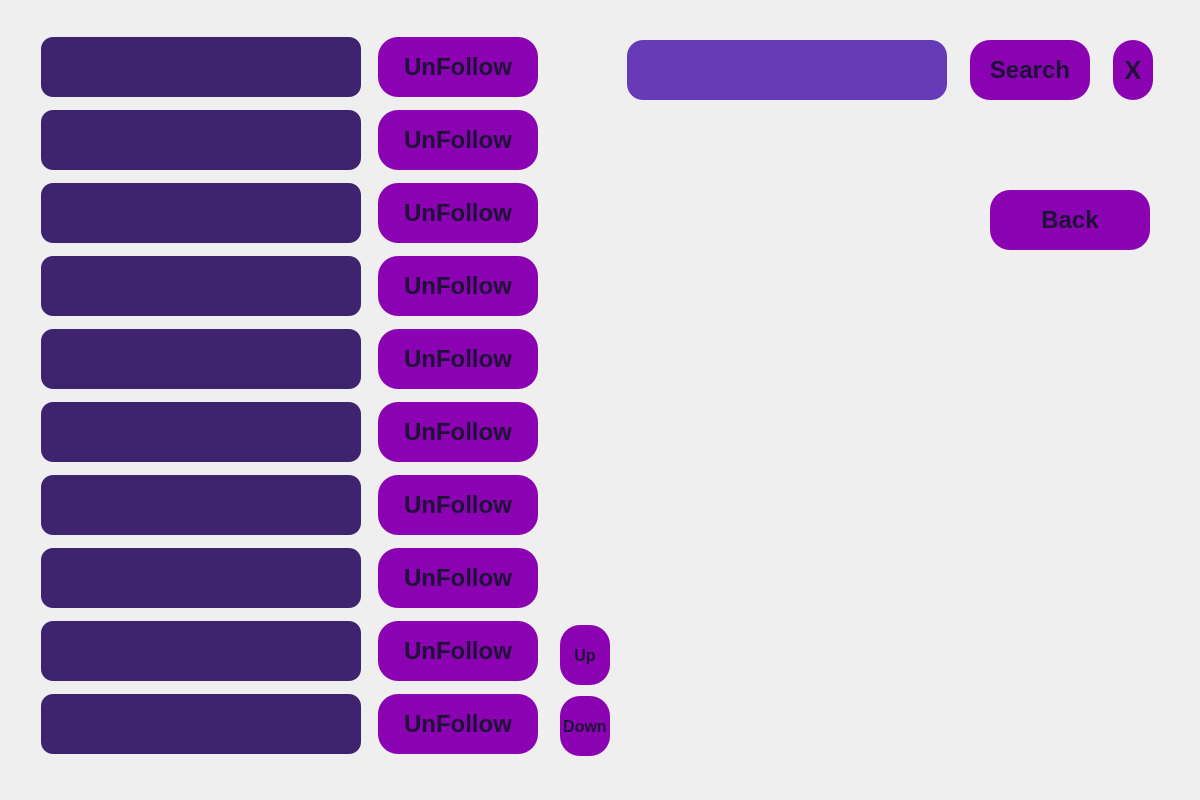
<?xml version="1.0" encoding="UTF-8"?>
<ui version="4.0">
 <class>show_followings</class>
 <widget class="QWidget" name="show_followings">
  <property name="geometry">
   <rect>
    <x>0</x>
    <y>0</y>
    <width>1200</width>
    <height>800</height>
   </rect>
  </property>
  <property name="minimumSize">
   <size>
    <width>1200</width>
    <height>800</height>
   </size>
  </property>
  <property name="maximumSize">
   <size>
    <width>16777215</width>
    <height>16777215</height>
   </size>
  </property>
  <property name="windowTitle">
   <string>Followings</string>
  </property>
  <property name="styleSheet">
   <string notr="true">show_followings
{
	background-color:#0a0612;
}
QPushButton
{
	background-color:#8a02b2;
	color:#1f1137;
	border-radius:20px;
}
QPushButton:hover
{
	background-color:#341d5c;
	color: #ffffff;
}
QLabel
{
	color:#ad03de;
}
QLineEdit
{
	background-color:#673ab7;
	color:#ffffff;
	border-radius:16px;
}
QLineEdit:hover
{
	background-color:#5d34a5;
}
QPlainTextEdit
{
	color:#ffffff;
	background-color:#3e236e;
	border-radius:12px;
}</string>
  </property>
  <widget class="QWidget" name="gridLayoutWidget">
   <property name="geometry">
    <rect>
     <x>30</x>
     <y>30</y>
     <width>521</width>
     <height>741</height>
    </rect>
   </property>
   <layout class="QGridLayout" name="gridLayout">
    <item row="2" column="0">
     <widget class="QPlainTextEdit" name="pte_follower3">
      <property name="minimumSize">
       <size>
        <width>320</width>
        <height>60</height>
       </size>
      </property>
      <property name="maximumSize">
       <size>
        <width>320</width>
        <height>60</height>
       </size>
      </property>
      <property name="font">
       <font>
        <pointsize>18</pointsize>
       </font>
      </property>
      <property name="readOnly">
       <bool>true</bool>
      </property>
     </widget>
    </item>
    <item row="4" column="1">
     <widget class="QPushButton" name="btn_follow5">
      <property name="minimumSize">
       <size>
        <width>160</width>
        <height>60</height>
       </size>
      </property>
      <property name="maximumSize">
       <size>
        <width>160</width>
        <height>60</height>
       </size>
      </property>
      <property name="font">
       <font>
        <pointsize>18</pointsize>
        <bold>true</bold>
       </font>
      </property>
      <property name="text">
       <string>UnFollow</string>
      </property>
     </widget>
    </item>
    <item row="3" column="1">
     <widget class="QPushButton" name="btn_follow4">
      <property name="minimumSize">
       <size>
        <width>160</width>
        <height>60</height>
       </size>
      </property>
      <property name="maximumSize">
       <size>
        <width>160</width>
        <height>60</height>
       </size>
      </property>
      <property name="font">
       <font>
        <pointsize>18</pointsize>
        <bold>true</bold>
       </font>
      </property>
      <property name="text">
       <string>UnFollow</string>
      </property>
     </widget>
    </item>
    <item row="1" column="1">
     <widget class="QPushButton" name="btn_follow2">
      <property name="minimumSize">
       <size>
        <width>160</width>
        <height>60</height>
       </size>
      </property>
      <property name="maximumSize">
       <size>
        <width>160</width>
        <height>60</height>
       </size>
      </property>
      <property name="font">
       <font>
        <pointsize>18</pointsize>
        <bold>true</bold>
       </font>
      </property>
      <property name="text">
       <string>UnFollow</string>
      </property>
     </widget>
    </item>
    <item row="7" column="1">
     <widget class="QPushButton" name="btn_follow8">
      <property name="minimumSize">
       <size>
        <width>160</width>
        <height>60</height>
       </size>
      </property>
      <property name="maximumSize">
       <size>
        <width>160</width>
        <height>60</height>
       </size>
      </property>
      <property name="font">
       <font>
        <pointsize>18</pointsize>
        <bold>true</bold>
       </font>
      </property>
      <property name="text">
       <string>UnFollow</string>
      </property>
     </widget>
    </item>
    <item row="0" column="0">
     <widget class="QPlainTextEdit" name="pte_follower1">
      <property name="minimumSize">
       <size>
        <width>320</width>
        <height>60</height>
       </size>
      </property>
      <property name="maximumSize">
       <size>
        <width>320</width>
        <height>60</height>
       </size>
      </property>
      <property name="font">
       <font>
        <pointsize>18</pointsize>
       </font>
      </property>
      <property name="readOnly">
       <bool>true</bool>
      </property>
     </widget>
    </item>
    <item row="0" column="1">
     <widget class="QPushButton" name="btn_follow1">
      <property name="minimumSize">
       <size>
        <width>160</width>
        <height>60</height>
       </size>
      </property>
      <property name="maximumSize">
       <size>
        <width>160</width>
        <height>60</height>
       </size>
      </property>
      <property name="font">
       <font>
        <pointsize>18</pointsize>
        <bold>true</bold>
       </font>
      </property>
      <property name="text">
       <string>UnFollow</string>
      </property>
     </widget>
    </item>
    <item row="2" column="1">
     <widget class="QPushButton" name="btn_follow3">
      <property name="minimumSize">
       <size>
        <width>160</width>
        <height>60</height>
       </size>
      </property>
      <property name="maximumSize">
       <size>
        <width>160</width>
        <height>60</height>
       </size>
      </property>
      <property name="font">
       <font>
        <pointsize>18</pointsize>
        <bold>true</bold>
       </font>
      </property>
      <property name="text">
       <string>UnFollow</string>
      </property>
     </widget>
    </item>
    <item row="5" column="1">
     <widget class="QPushButton" name="btn_follow6">
      <property name="minimumSize">
       <size>
        <width>160</width>
        <height>60</height>
       </size>
      </property>
      <property name="maximumSize">
       <size>
        <width>160</width>
        <height>60</height>
       </size>
      </property>
      <property name="font">
       <font>
        <pointsize>18</pointsize>
        <bold>true</bold>
       </font>
      </property>
      <property name="text">
       <string>UnFollow</string>
      </property>
     </widget>
    </item>
    <item row="1" column="0">
     <widget class="QPlainTextEdit" name="pte_follower2">
      <property name="minimumSize">
       <size>
        <width>320</width>
        <height>60</height>
       </size>
      </property>
      <property name="maximumSize">
       <size>
        <width>320</width>
        <height>60</height>
       </size>
      </property>
      <property name="font">
       <font>
        <pointsize>18</pointsize>
       </font>
      </property>
      <property name="readOnly">
       <bool>true</bool>
      </property>
     </widget>
    </item>
    <item row="7" column="0">
     <widget class="QPlainTextEdit" name="pte_follower8">
      <property name="minimumSize">
       <size>
        <width>320</width>
        <height>60</height>
       </size>
      </property>
      <property name="maximumSize">
       <size>
        <width>320</width>
        <height>60</height>
       </size>
      </property>
      <property name="font">
       <font>
        <pointsize>18</pointsize>
       </font>
      </property>
      <property name="readOnly">
       <bool>true</bool>
      </property>
     </widget>
    </item>
    <item row="6" column="1">
     <widget class="QPushButton" name="btn_follow7">
      <property name="minimumSize">
       <size>
        <width>160</width>
        <height>60</height>
       </size>
      </property>
      <property name="maximumSize">
       <size>
        <width>160</width>
        <height>60</height>
       </size>
      </property>
      <property name="font">
       <font>
        <pointsize>18</pointsize>
        <bold>true</bold>
       </font>
      </property>
      <property name="text">
       <string>UnFollow</string>
      </property>
     </widget>
    </item>
    <item row="8" column="0">
     <widget class="QPlainTextEdit" name="pte_follower9">
      <property name="minimumSize">
       <size>
        <width>320</width>
        <height>60</height>
       </size>
      </property>
      <property name="maximumSize">
       <size>
        <width>320</width>
        <height>60</height>
       </size>
      </property>
      <property name="font">
       <font>
        <pointsize>18</pointsize>
       </font>
      </property>
      <property name="readOnly">
       <bool>true</bool>
      </property>
     </widget>
    </item>
    <item row="5" column="0">
     <widget class="QPlainTextEdit" name="pte_follower6">
      <property name="minimumSize">
       <size>
        <width>320</width>
        <height>60</height>
       </size>
      </property>
      <property name="maximumSize">
       <size>
        <width>320</width>
        <height>60</height>
       </size>
      </property>
      <property name="font">
       <font>
        <pointsize>18</pointsize>
       </font>
      </property>
      <property name="readOnly">
       <bool>true</bool>
      </property>
     </widget>
    </item>
    <item row="6" column="0">
     <widget class="QPlainTextEdit" name="pte_follower7">
      <property name="minimumSize">
       <size>
        <width>320</width>
        <height>60</height>
       </size>
      </property>
      <property name="maximumSize">
       <size>
        <width>320</width>
        <height>60</height>
       </size>
      </property>
      <property name="font">
       <font>
        <pointsize>18</pointsize>
       </font>
      </property>
      <property name="readOnly">
       <bool>true</bool>
      </property>
     </widget>
    </item>
    <item row="3" column="0">
     <widget class="QPlainTextEdit" name="pte_follower4">
      <property name="minimumSize">
       <size>
        <width>320</width>
        <height>60</height>
       </size>
      </property>
      <property name="maximumSize">
       <size>
        <width>320</width>
        <height>60</height>
       </size>
      </property>
      <property name="font">
       <font>
        <pointsize>18</pointsize>
       </font>
      </property>
      <property name="readOnly">
       <bool>true</bool>
      </property>
     </widget>
    </item>
    <item row="4" column="0">
     <widget class="QPlainTextEdit" name="pte_follower5">
      <property name="minimumSize">
       <size>
        <width>320</width>
        <height>60</height>
       </size>
      </property>
      <property name="maximumSize">
       <size>
        <width>320</width>
        <height>60</height>
       </size>
      </property>
      <property name="font">
       <font>
        <pointsize>18</pointsize>
       </font>
      </property>
      <property name="readOnly">
       <bool>true</bool>
      </property>
     </widget>
    </item>
    <item row="9" column="0">
     <widget class="QPlainTextEdit" name="pte_follower10">
      <property name="minimumSize">
       <size>
        <width>320</width>
        <height>60</height>
       </size>
      </property>
      <property name="maximumSize">
       <size>
        <width>320</width>
        <height>60</height>
       </size>
      </property>
      <property name="font">
       <font>
        <pointsize>18</pointsize>
       </font>
      </property>
      <property name="readOnly">
       <bool>true</bool>
      </property>
     </widget>
    </item>
    <item row="8" column="1">
     <widget class="QPushButton" name="btn_follow9">
      <property name="minimumSize">
       <size>
        <width>160</width>
        <height>60</height>
       </size>
      </property>
      <property name="maximumSize">
       <size>
        <width>160</width>
        <height>60</height>
       </size>
      </property>
      <property name="font">
       <font>
        <pointsize>18</pointsize>
        <bold>true</bold>
       </font>
      </property>
      <property name="text">
       <string>UnFollow</string>
      </property>
     </widget>
    </item>
    <item row="9" column="1">
     <widget class="QPushButton" name="btn_follow10">
      <property name="minimumSize">
       <size>
        <width>160</width>
        <height>60</height>
       </size>
      </property>
      <property name="maximumSize">
       <size>
        <width>160</width>
        <height>60</height>
       </size>
      </property>
      <property name="font">
       <font>
        <pointsize>18</pointsize>
        <bold>true</bold>
       </font>
      </property>
      <property name="text">
       <string>UnFollow</string>
      </property>
     </widget>
    </item>
   </layout>
  </widget>
  <widget class="QWidget" name="horizontalLayoutWidget">
   <property name="geometry">
    <rect>
     <x>610</x>
     <y>20</y>
     <width>561</width>
     <height>121</height>
    </rect>
   </property>
   <layout class="QHBoxLayout" name="horizontalLayout">
    <property name="bottomMargin">
     <number>20</number>
    </property>
    <item>
     <widget class="QLineEdit" name="le_search">
      <property name="minimumSize">
       <size>
        <width>320</width>
        <height>60</height>
       </size>
      </property>
      <property name="maximumSize">
       <size>
        <width>320</width>
        <height>60</height>
       </size>
      </property>
      <property name="font">
       <font>
        <pointsize>16</pointsize>
       </font>
      </property>
     </widget>
    </item>
    <item>
     <widget class="QPushButton" name="btn_search">
      <property name="minimumSize">
       <size>
        <width>120</width>
        <height>60</height>
       </size>
      </property>
      <property name="maximumSize">
       <size>
        <width>120</width>
        <height>60</height>
       </size>
      </property>
      <property name="font">
       <font>
        <pointsize>18</pointsize>
        <bold>true</bold>
       </font>
      </property>
      <property name="text">
       <string>Search</string>
      </property>
     </widget>
    </item>
    <item>
     <widget class="QPushButton" name="btn_refresh">
      <property name="minimumSize">
       <size>
        <width>40</width>
        <height>60</height>
       </size>
      </property>
      <property name="maximumSize">
       <size>
        <width>40</width>
        <height>60</height>
       </size>
      </property>
      <property name="font">
       <font>
        <pointsize>19</pointsize>
        <bold>true</bold>
       </font>
      </property>
      <property name="text">
       <string>X</string>
      </property>
     </widget>
    </item>
   </layout>
  </widget>
  <widget class="QPushButton" name="btn_back">
   <property name="geometry">
    <rect>
     <x>990</x>
     <y>190</y>
     <width>160</width>
     <height>60</height>
    </rect>
   </property>
   <property name="minimumSize">
    <size>
     <width>160</width>
     <height>60</height>
    </size>
   </property>
   <property name="font">
    <font>
     <pointsize>18</pointsize>
     <bold>true</bold>
    </font>
   </property>
   <property name="text">
    <string>Back</string>
   </property>
  </widget>
  <widget class="QWidget" name="verticalLayoutWidget">
   <property name="geometry">
    <rect>
     <x>560</x>
     <y>620</y>
     <width>61</width>
     <height>141</height>
    </rect>
   </property>
   <layout class="QVBoxLayout" name="verticalLayout">
    <item>
     <widget class="QPushButton" name="btn_up">
      <property name="minimumSize">
       <size>
        <width>50</width>
        <height>60</height>
       </size>
      </property>
      <property name="maximumSize">
       <size>
        <width>50</width>
        <height>60</height>
       </size>
      </property>
      <property name="font">
       <font>
        <pointsize>12</pointsize>
        <bold>true</bold>
       </font>
      </property>
      <property name="text">
       <string>Up</string>
      </property>
     </widget>
    </item>
    <item>
     <widget class="QPushButton" name="btn_down">
      <property name="minimumSize">
       <size>
        <width>50</width>
        <height>60</height>
       </size>
      </property>
      <property name="maximumSize">
       <size>
        <width>50</width>
        <height>60</height>
       </size>
      </property>
      <property name="font">
       <font>
        <pointsize>12</pointsize>
        <bold>true</bold>
       </font>
      </property>
      <property name="text">
       <string>Down</string>
      </property>
     </widget>
    </item>
   </layout>
  </widget>
 </widget>
 <resources/>
 <connections/>
</ui>
